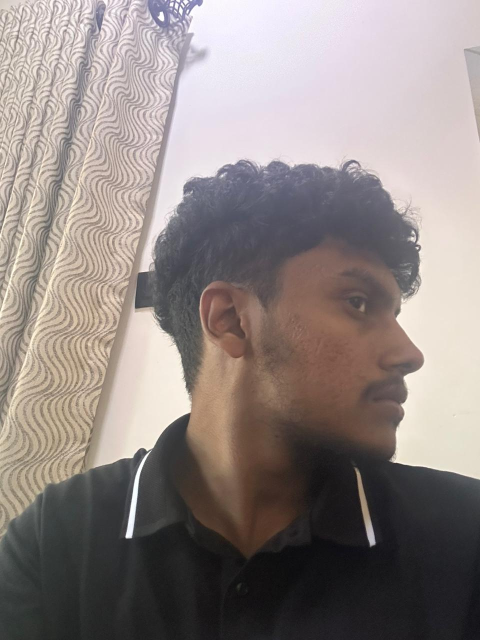
#> input picture hiruna face 3.jpeg, 960 x 1280 px, given in place of the camera (shown at 1/2 size)
$ python data_gather.py
#> lines starting #> are read from the running program, lines starting #| are printed output that depends on the picture
import os

import cv2
import numpy as np


TARGET_COUNT = 300
FACE_SIZE = (200, 200)


def sanitize_name(raw_name):
    cleaned = raw_name.strip()
    cleaned = cleaned.replace("/", "_").replace("\\", "_")
    cleaned = cleaned.replace(":", "_").replace("*", "_")
    cleaned = cleaned.replace("?", "_").replace('"', "_")
    cleaned = cleaned.replace("<", "_").replace(">", "_")
    cleaned = cleaned.replace("|", "_")
    cleaned = "_".join(part for part in cleaned.split())
    return cleaned.strip("._ ")


def choose_largest_face(faces):
    if len(faces) == 0:
        return None
    return max(faces, key=lambda face: face[2] * face[3])


def clamp_face_box(x, y, w, h, frame_width, frame_height):
    x = max(0, x)
    y = max(0, y)
    w = min(w, frame_width - x)
    h = min(h, frame_height - y)
    return x, y, w, h


def main():
    face_cascade = cv2.CascadeClassifier(
        cv2.data.haarcascades + "haarcascade_frontalface_default.xml"
    )

    if face_cascade.empty():
        raise RuntimeError("Failed to load Haar cascade face detector.")

    cap = cv2.VideoCapture(0)
    if not cap.isOpened():
        raise RuntimeError("Could not open the webcam.")

    captured_faces = []
    window_name = "Face Data Capture"

    try:
        while True:
            ret, frame = cap.read()
#> frame is the input picture: shape (1280, 960, 3); mean B, G, R 131.4, 134.2, 144
            if not ret:
                print("Warning: could not read from webcam.")
                break

            gray = cv2.cvtColor(frame, cv2.COLOR_BGR2GRAY)
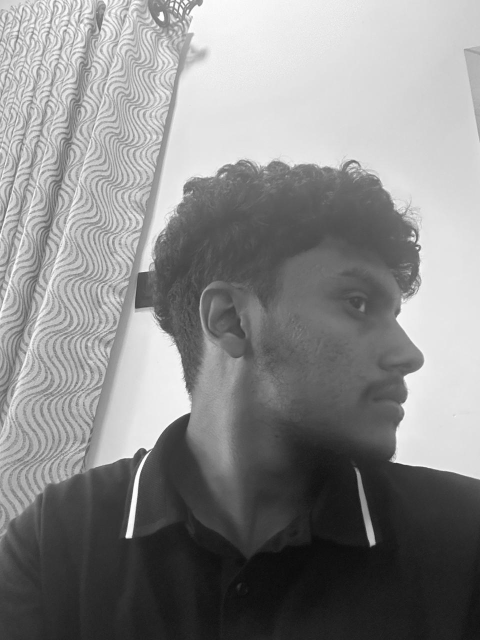
#> gray: shape (1280, 960) (shown at 1/2 size); min 8, max 255, mean 136.8
            faces = face_cascade.detectMultiScale(
                gray,
                scaleFactor=1.1,
                minNeighbors=5,
                minSize=(60, 60),
            )
#> faces = ()

            face_box = choose_largest_face(faces)
            if face_box is not None and len(captured_faces) < TARGET_COUNT:
                x, y, w, h = face_box
                x, y, w, h = clamp_face_box(x, y, w, h, frame.shape[1], frame.shape[0])

                if w > 0 and h > 0:
                    face_crop = frame[y : y + h, x : x + w]
                    face_gray = cv2.cvtColor(face_crop, cv2.COLOR_BGR2GRAY)
                    resized_face = cv2.resize(face_gray, FACE_SIZE)
                    captured_faces.append(resized_face.copy())
                    cv2.rectangle(frame, (x, y), (x + w, y + h), (0, 255, 0), 2)

            current_count = len(captured_faces)
            progress_text = f"Scanning: {current_count} / {TARGET_COUNT}"
            instruction_text = "Slowly rotate and tilt your head"

            cv2.putText(
                frame,
                progress_text,
                (20, 35),
                cv2.FONT_HERSHEY_SIMPLEX,
                0.9,
                (0, 255, 0),
                2,
                cv2.LINE_AA,
            )
            cv2.putText(
                frame,
                instruction_text,
                (20, 70),
                cv2.FONT_HERSHEY_SIMPLEX,
                0.7,
                (255, 255, 255),
                2,
                cv2.LINE_AA,
            )
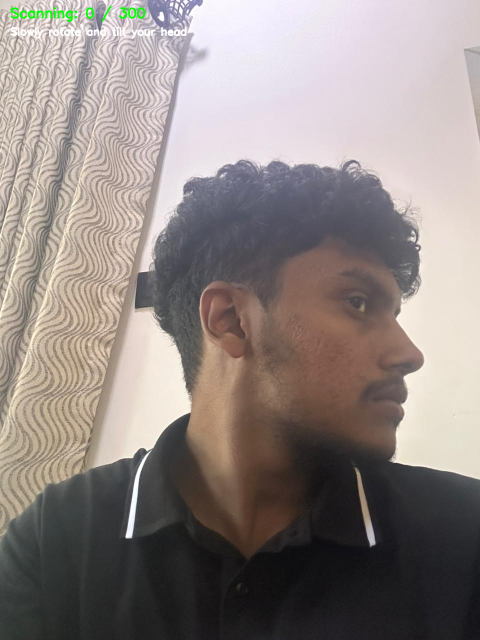
#> frame: shape (1280, 960, 3) (shown at 1/2 size); mean B, G, R 131.2, 134.5, 143.8

            cv2.imshow(window_name, frame)

            if current_count >= TARGET_COUNT:
                print("Face capture complete: 300 face crops saved to memory.")
                break

            if cv2.waitKey(1) & 0xFF == ord("q"):
#> (key q is pressed here)
                print("Capture stopped by user.")
                break
    finally:
        cap.release()
        cv2.destroyAllWindows()

    if not captured_faces:
        print("No face crops were captured. Nothing to save.")
        return

    raw_name = input("Enter name for this user: ")
    dataset_name = sanitize_name(raw_name)

    if not dataset_name:
        print("Error: dataset name cannot be empty.")
        return

    dataset_dir = os.path.join("dataset", dataset_name)
    os.makedirs(dataset_dir, exist_ok=True)

    for index, face_crop in enumerate(captured_faces, start=1):
        file_path = os.path.join(dataset_dir, f"user_{index}.jpg")
        cv2.imwrite(file_path, face_crop)

    print(f"Success: saved {len(captured_faces)} face crops to {dataset_dir}.")


if __name__ == "__main__":
    main()

$ run again, on hiruna face1.jpeg
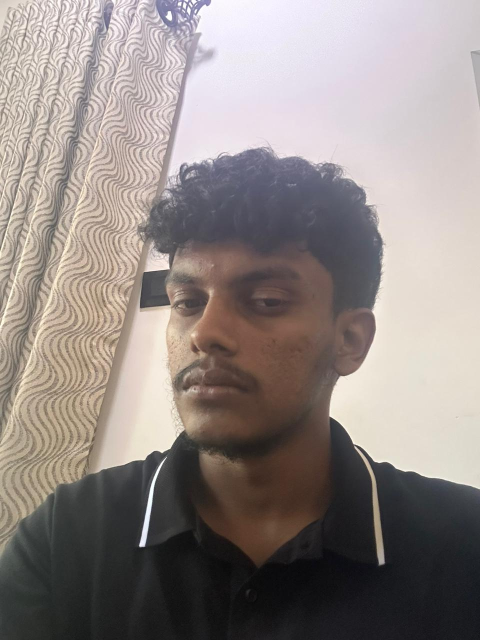
#> input picture hiruna face1.jpeg, 960 x 1280 px, given in place of the camera (shown at 1/2 size)
#> in main, frame is the input picture: shape (1280, 960, 3); mean B, G, R 133.1, 136.2, 145.2
#> in main, `gray = cv2.cvtColor(frame, cv2.COLOR_BGR2GRAY)`:
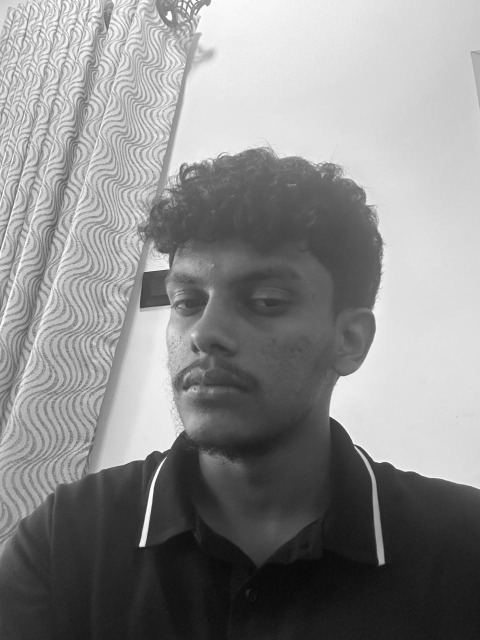
#> gray: shape (1280, 960) (shown at 1/2 size); min 6, max 255, mean 138.5
#> faces = ()
#> in main, `cv2.putText( frame, instruction_text, (20, 70), cv2.FONT_HERSHEY_SIMPL..`:
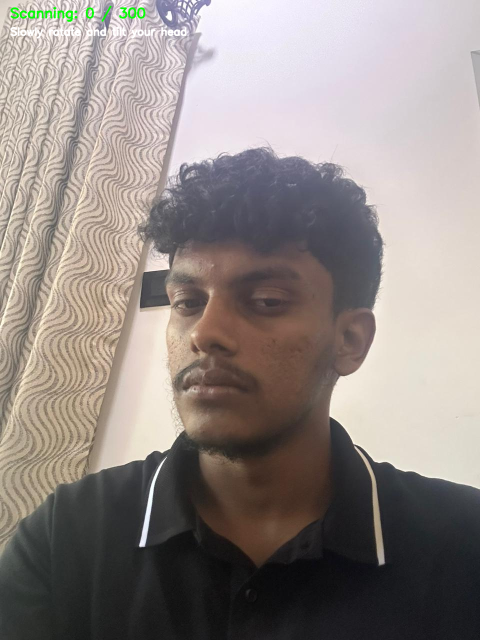
#> frame: shape (1280, 960, 3) (shown at 1/2 size); mean B, G, R 132.9, 136.4, 145

$ run again, on hiruna face2 .jpeg
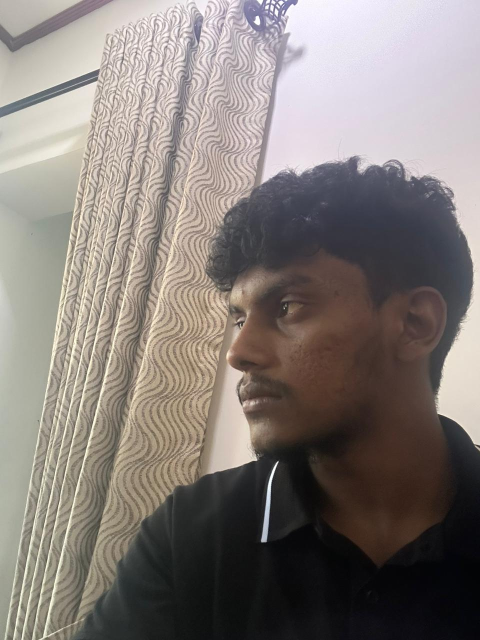
#> input picture hiruna face2 .jpeg, 960 x 1280 px, given in place of the camera (shown at 1/2 size)
#> in main, frame is the input picture: shape (1280, 960, 3); mean B, G, R 120.6, 125, 132.7
#> in main, `gray = cv2.cvtColor(frame, cv2.COLOR_BGR2GRAY)`:
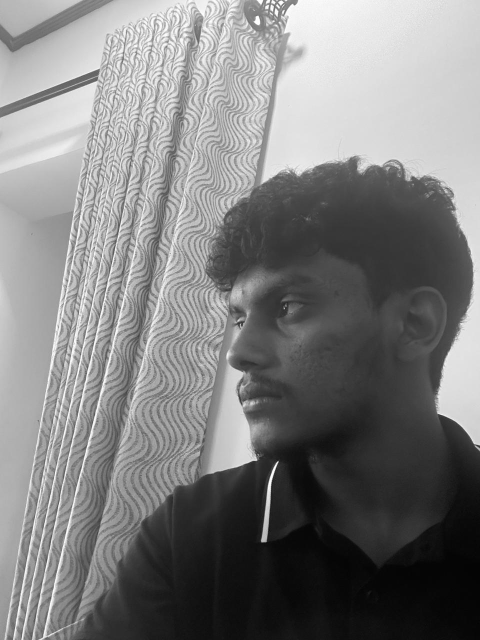
#> gray: shape (1280, 960) (shown at 1/2 size); min 2, max 255, mean 126.8
#> faces = ()
#> in main, `cv2.putText( frame, instruction_text, (20, 70), cv2.FONT_HERSHEY_SIMPL..`:
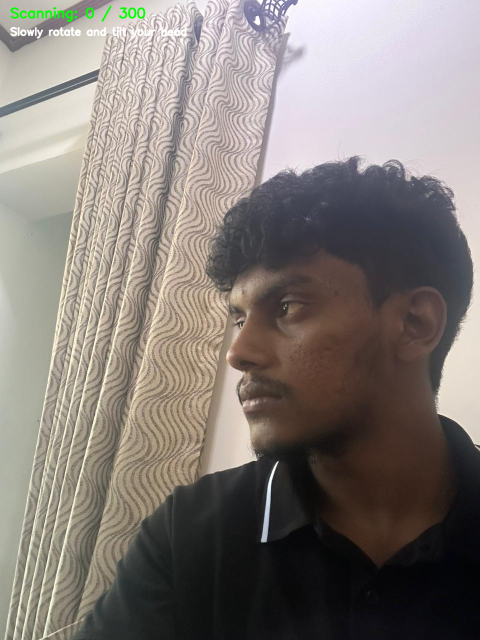
#> frame: shape (1280, 960, 3) (shown at 1/2 size); mean B, G, R 120.5, 125.3, 132.5

$ run again, on hiruna.jpeg
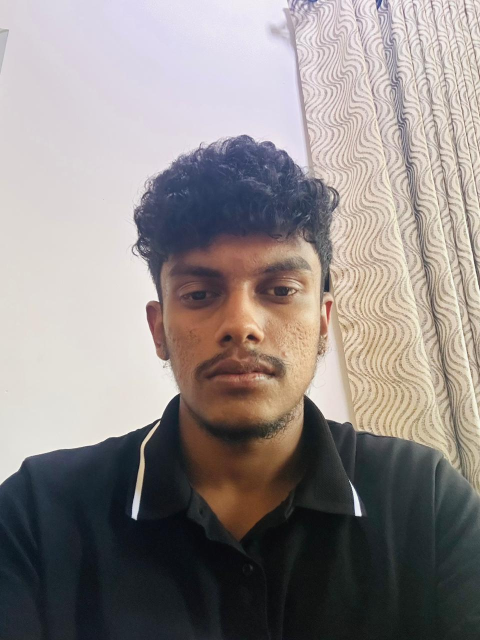
#> input picture hiruna.jpeg, 960 x 1280 px, given in place of the camera (shown at 1/2 size)
#> in main, frame is the input picture: shape (1280, 960, 3); mean B, G, R 135.6, 137.1, 144.1
#> faces = [[278, 421, 414, 414]]
#> face_box = [278, 421, 414, 414]
#> in main, `x, y, w, h = face_box`: x = 278; y = 421; w = 414
#> in clamp_face_box, `x = max(0, x)`: x = 278
#> in clamp_face_box, `y = max(0, y)`: y = 421
#> in clamp_face_box, `w = min(w, frame_width - x)`: w = 414
#> in main, `face_gray = cv2.cvtColor(face_crop, cv2.COLOR_BGR2GRAY)`:
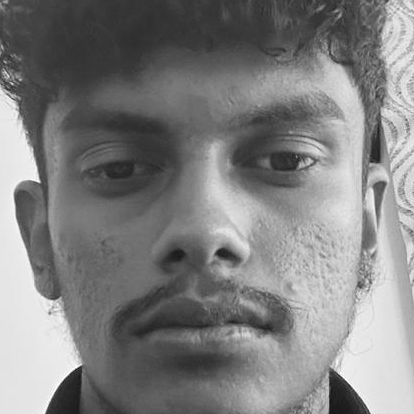
#> face_gray: shape (414, 414); min 22, max 255, mean 128.3
#> current_count = 1
#> progress_text = 'Scanning: 1 / 300'
#> in main, `cv2.putText( frame, instruction_text, (20, 70), cv2.FONT_HERSHEY_SIMPL..`:
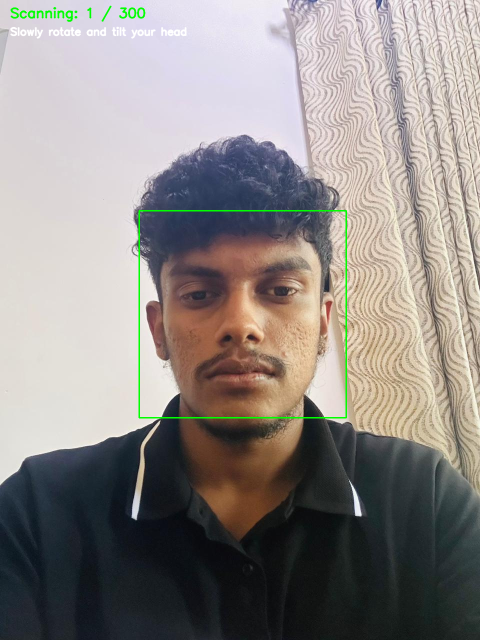
#> frame: shape (1280, 960, 3) (shown at 1/2 size); mean B, G, R 134.7, 137.7, 143.2
#> the loop in main, `for index, face_crop in enumerate(captured_faces, start=1):` made 1 pass
#> index on pass 1: 1
#| Success: saved 1 face crops to dataset/hiruna.jpeg.
